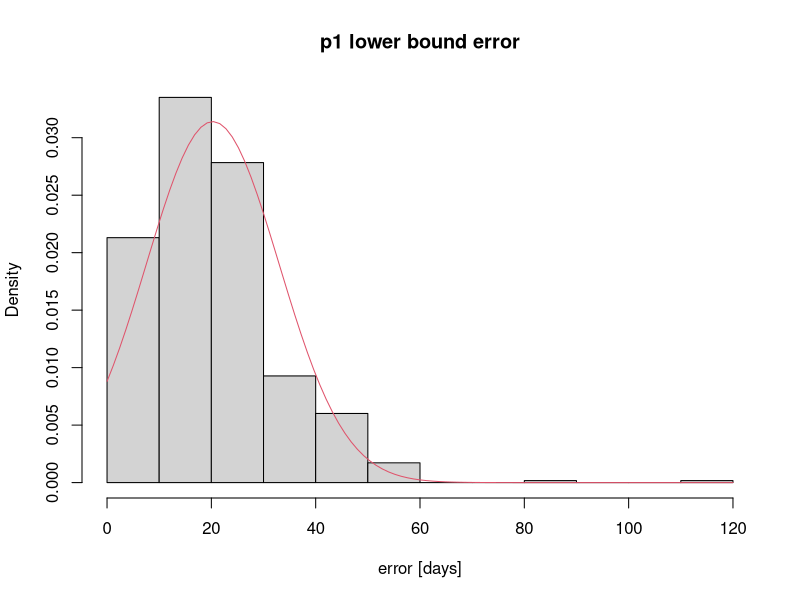
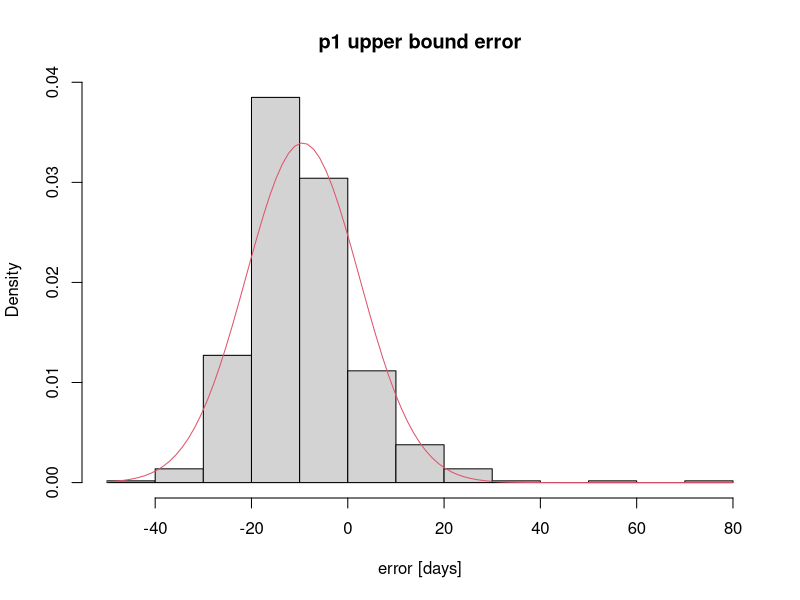
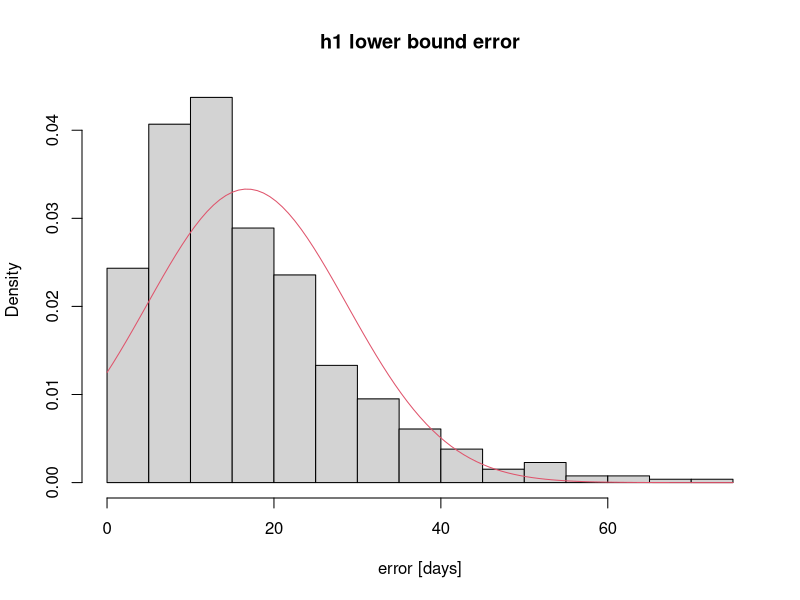
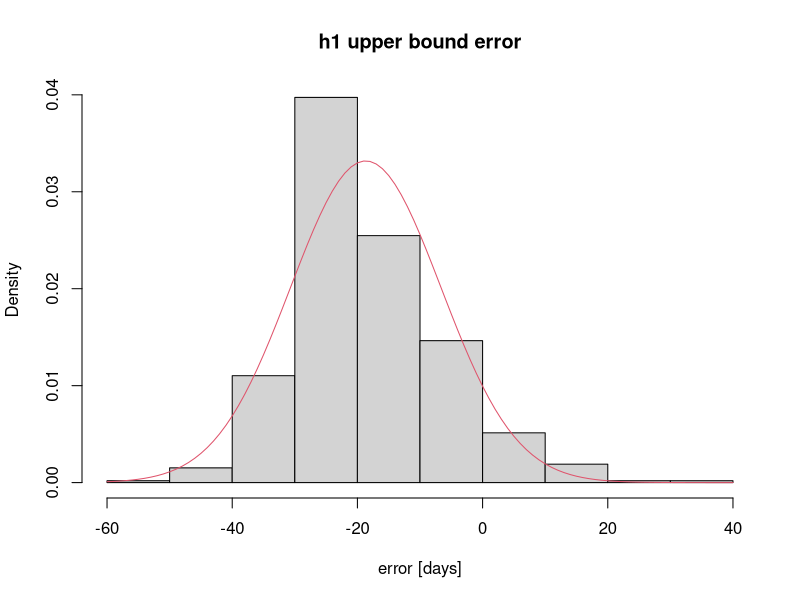
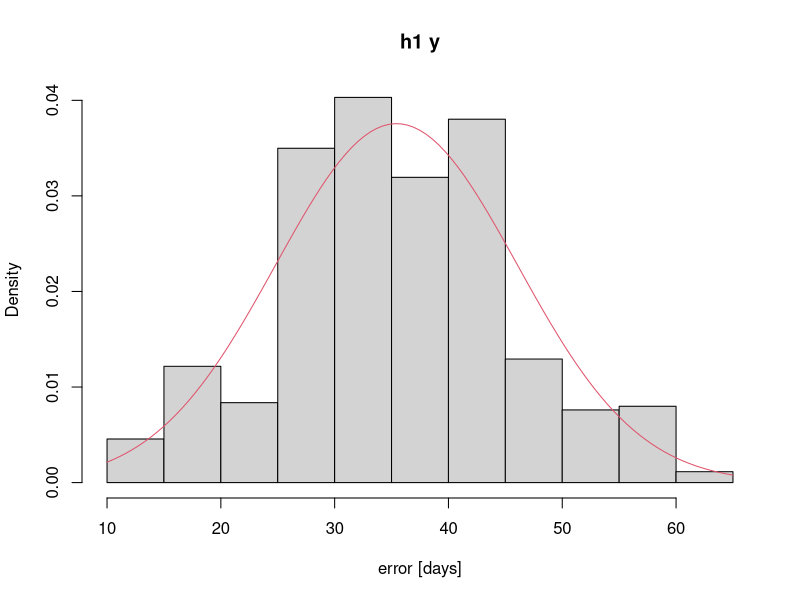
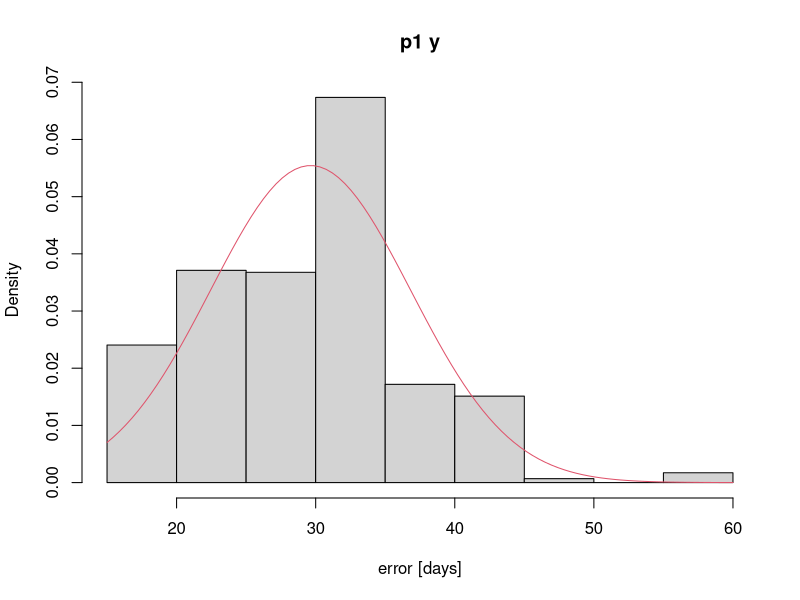
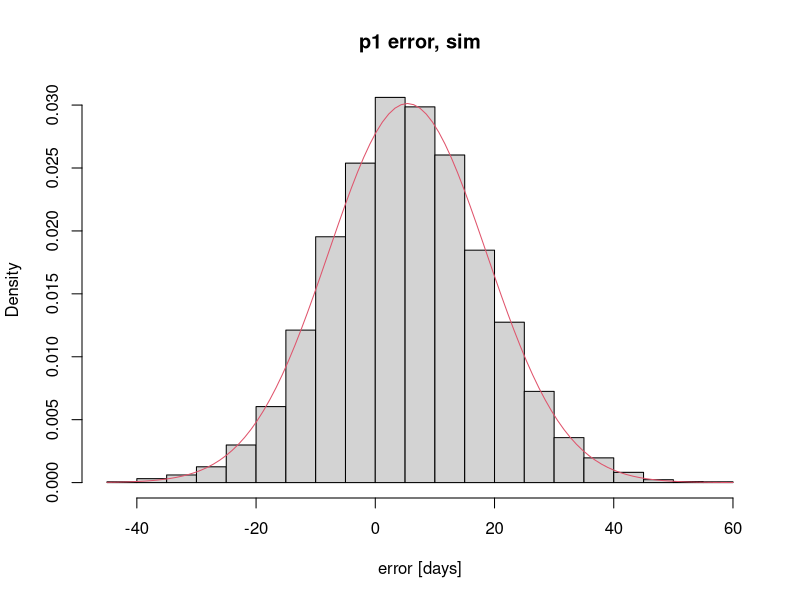
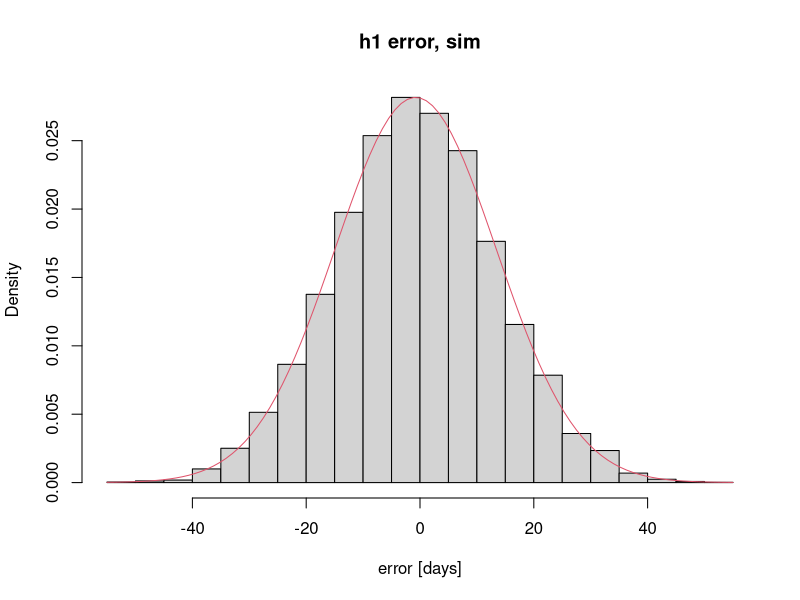

Source code (R) for these figures, in order:
## ---- chunk 1

library(MASS)

p1_errors <- read.csv('p1_error_toBootstrap_v2.csv')
h1_errors <- read.csv('h1_error_toBootstrap_v2.csv')

p1_y <- p1_errors$p1_lowerBoundError - p1_errors$p1_upperBoundError
h1_y <- h1_errors$h1_lowerBoundError - h1_errors$h1_upperBoundError

# fit to normal distribution and plot
fit_p1_lowerBound <- fitdistr(p1_errors$p1_lowerBoundError, "normal")
para_p1_lowerBound <- fit_p1_lowerBound$estimate
hist(p1_errors$p1_lowerBoundError, prob = TRUE, main = "p1 lower bound error", xlab = 'error [days]')
curve(dnorm(x, para_p1_lowerBound[1], para_p1_lowerBound[2]), col = 2, add = TRUE)

fit_p1_upperBound <- fitdistr(p1_errors$p1_upperBoundError, "normal")
para_p1_upperBound <- fit_p1_upperBound$estimate
hist(p1_errors$p1_upperBoundError, prob = TRUE, main = "p1 upper bound error", xlab = 'error [days]')
curve(dnorm(x, para_p1_upperBound[1], para_p1_upperBound[2]), col = 2, add = TRUE)

fit_h1_lowerBound <- fitdistr(h1_errors$h1_lowerBoundError, "normal")
para_h1_lowerBound <- fit_h1_lowerBound$estimate
hist(h1_errors$h1_lowerBoundError, prob = TRUE, main = "h1 lower bound error", xlab = 'error [days]')
curve(dnorm(x, para_h1_lowerBound[1], para_h1_lowerBound[2]), col = 2, add = TRUE)

fit_h1_upperBound <- fitdistr(h1_errors$h1_upperBoundError, "normal")
para_h1_upperBound <- fit_h1_upperBound$estimate
hist(h1_errors$h1_upperBoundError, prob = TRUE, main = "h1 upper bound error", xlab = 'error [days]')
curve(dnorm(x, para_h1_upperBound[1], para_h1_upperBound[2]), col = 2, add = TRUE)

fit_h1_y <- fitdistr(h1_y, "normal")
para_h1_y <- fit_h1_y$estimate
hist(h1_y, prob = TRUE, main = "h1 y", xlab = 'error [days]')
curve(dnorm(x, para_h1_y[1], para_h1_y[2]), col = 2, add = TRUE)

fit_p1_y <- fitdistr(p1_y, "normal")
para_p1_y <- fit_p1_y$estimate
hist(p1_y, prob = TRUE, main = "p1 y", xlab = 'error [days]')
curve(dnorm(x, para_p1_y[1], para_p1_y[2]), col = 2, add = TRUE)

## ---- chunk 2
# let's generate realizations of alpha and beta values
niter <- 10000
a_p1_pred <- numeric(niter)
b_p1_pred <- numeric(niter)
a_h1_pred <- numeric(niter)
b_h1_pred <- numeric(niter)
error_p1_pred <- numeric(niter)
error_h1_pred <- numeric(niter)

for (i in 1:niter){ 
	a_p1_pred[i] <- rnorm(1, mean = para_p1_upperBound['mean'], sd = para_p1_upperBound['sd'])
	b_p1_pred[i] <- rnorm(1, mean = para_p1_lowerBound['mean'], sd = para_p1_lowerBound['sd'])
	a_h1_pred[i] <- rnorm(1, mean = para_h1_upperBound['mean'], sd = para_h1_upperBound['sd'])
	b_h1_pred[i] <- rnorm(1, mean = para_h1_lowerBound['mean'], sd = para_h1_lowerBound['sd'])
}

# let's generate realizations of epsilon values
for (i in 1:niter){ 
  error_p1_pred[i] <- runif(1, min = a_p1_pred[i], max = b_p1_pred[i])
  error_h1_pred[i] <- runif(1, min = a_h1_pred[i], max = b_h1_pred[i])
}

# get rid of NaN values (happens if a > b, in about 5% of cases)
error_p1_pred <- error_p1_pred[!is.na(error_p1_pred)]
error_h1_pred <- error_h1_pred[!is.na(error_h1_pred)]

# then you can evaluate the distribution of error_p1_pred, etc
#error_p1 <- density(error_p1_pred, kernel = c("gaussian"), na.rm = TRUE)

fit_error_p1_pred <- fitdistr(error_p1_pred, "normal")
para_error_p1_pred <- fit_error_p1_pred$estimate
hist(error_p1_pred, prob = TRUE, main = "p1 error, sim", xlab = 'error [days]')
curve(dnorm(x, para_error_p1_pred[1], para_error_p1_pred[2]), col = 2, add = TRUE)

fit_error_h1_pred <- fitdistr(error_h1_pred, "normal")
para_error_h1_pred <- fit_error_h1_pred$estimate
hist(error_h1_pred, prob = TRUE, main = "h1 error, sim", xlab = 'error [days]')
curve(dnorm(x, para_error_h1_pred[1], para_error_h1_pred[2]), col = 2, add = TRUE)

plant_error_mean_sim <- para_error_p1_pred[1]
plant_error_sd_sim <- para_error_p1_pred[2]
harvest_error_mean_sim <- para_error_h1_pred[1]
harvest_error_sd_sim <- para_error_h1_pred[2]

print(paste('plant pixel error', plant_error_mean_sim, '+/-', plant_error_sd_sim))
print(paste('harvest pixel error', harvest_error_mean_sim, '+/-', harvest_error_sd_sim))

## ---- chunk 3
library(fBasics) # for Heaviside fcn
library(dplyr)

# vectors of a and y over which to integrate, and vector of x over which to calculate p(x)
as <- seq(-100, 100, 10)
bs <- seq(-100, 100, 10)
ys <- seq(0.1, 100, 10)
xs <- seq(-100, 100, 10)

# given value of a (upper bound), find p(a)
p_a <- function(a, plant_or_harv) {
  
  if (plant_or_harv == 'plant') {
    fitted_mean <- para_p1_upperBound[1]
    fitted_sd <- para_p1_upperBound[2]
  }
  
  else if (plant_or_harv == 'harvest') {
    fitted_mean <- para_h1_upperBound[1]
    fitted_sd <- para_h1_upperBound[2]
  }
  return(dnorm(a, mean = fitted_mean, sd = fitted_sd))
}

# given value of b (lower bound), find p(b)
p_b <- function(b, plant_or_harv) {
  
  if (plant_or_harv == 'plant') {
    fitted_mean <- para_p1_lowerBound[1]
    fitted_sd <- para_p1_lowerBound[2]
  }
  
  else if (plant_or_harv == 'harvest') {
    fitted_mean <- para_h1_lowerBound[1]
    fitted_sd <- para_h1_lowerBound[2]
  }
  return(dnorm(b, mean = fitted_mean, sd = fitted_sd))
}

# given value of y (b - a or lower bound - upper bound), find p(y)
p_y <- function(y, plant_or_harv) {
  
  if (plant_or_harv == 'plant') {
    fitted_mean <- para_p1_y[1]
    fitted_sd <- para_p1_y[2]
  }
  
  else if (plant_or_harv == 'harvest') {
    fitted_mean <- para_h1_y[1]
    fitted_sd <- para_h1_y[2]
  }
  return(dnorm(y, mean = fitted_mean, sd = fitted_sd))
}

# given value of x, return the value of the double integral
calc_integral <- function(x, plant_or_harv, as, ys) {
  
  # initialize matrix to hold the argument of the integrals
  num_as <- length(as)
  num_ys <- length(ys)
  result_matrix <- matrix(nrow = num_as, ncol = num_ys)
  
  for (a_index in 1:num_as) {
    for (y_index in 1:num_ys) {
      
      a <- as[a_index]
      y <- ys[y_index]
      
      prob_a <- p_a(a, plant_or_harv)
      prob_y <- p_y(y, plant_or_harv)
      
      H_a <- Heaviside(x, a = a)
      H_b <- Heaviside(x, a = (y + a))
      result <- prob_a*prob_y*(H_a - H_b)/y
      
      result_matrix[a_index, y_index] <- result
      
    }
  }
  
  return(sum(result_matrix))
}



# calculate p(x) - use either calc_integral or calc_integral_2
#prob_x_plant <- sapply(xs, calc_integral_2, plant_or_harv = 'plant', as = as, bs = bs)
#prob_x_harv <- sapply(xs, calc_integral_2, plant_or_harv = 'harvest', as = as, bs = bs)

prob_x_plant <- sapply(xs, calc_integral, plant_or_harv = 'plant', as = as, ys = ys)
prob_x_harv <- sapply(xs, calc_integral, plant_or_harv = 'harvest', as = as, ys = ys)


# fit p(x) to its own distribution (mean and sd) using nls()


plant_error_data <- data.frame(error=xs, density=prob_x_plant)
res <- nls( density ~ k*exp(-1/2*(error-mu)^2/sigma^2), start=c(mu=0,sigma=30,k=1) , data = plant_error_data,  control = nls.control(maxiter = 500))
plant_error_params <- summary(res)$parameters[,"Estimate"]
plant_error_mean_fullCalc <- plant_error_params[1]
plant_error_sd_fullCalc <- plant_error_params[2]
plant_error_scale_fullCalc <- plant_error_params[3]
plot(xs, prob_x_plant, main = 'p(error) for planting, fullCalc', xlab = 'error', ylab = 'density')
plot(function(x) plant_error_scale_fullCalc*exp(-1/2*(x-plant_error_mean_fullCalc)^2/plant_error_sd_fullCalc^2),col=2,add=T,xlim=range(plant_error_data$error))



harvest_error_data <- data.frame(error=xs, density=prob_x_harv)
res <- nls( density ~ k*exp(-1/2*(error-mu)^2/sigma^2), start=c(mu=0,sigma=30,k=1) , data = harvest_error_data,  control = nls.control(maxiter = 500))
harvest_error_params <- summary(res)$parameters[,"Estimate"]
harvest_error_mean_fullCalc <- harvest_error_params[1]
harvest_error_sd_fullCalc <- harvest_error_params[2]
harvest_error_scale_fullCalc <- harvest_error_params[3]
plot(xs, prob_x_harv, main = 'p(error) for harvest, fullCalc', xlab = 'error', ylab = 'density')
plot(function(x) harvest_error_scale_fullCalc*exp(-1/2*(x-harvest_error_mean_fullCalc)^2/harvest_error_sd_fullCalc^2),col=2,add=T,xlim=range(plant_error_data$error))

print(c('plant error mean', plant_error_mean_fullCalc))
print(c('plant error sd', plant_error_sd_fullCalc))

print(c('harvest error mean', harvest_error_mean_fullCalc))
print(c('harvest error sd', harvest_error_sd_fullCalc))

## ---- chunk 4

# set up 50km x 50km cells, initialize with 10,000 'pixels'

prop_agri = 0.09 # proportion of the cell that is agriculture. in 2004, it was 0.07; in 2014, it was 0.11. calculated by GEE file LandCover/MapbiomasAgriCover

prop_SC = 15410/(15410 + 71581 + 3636) # proportion of training pts that are SC in 2007
prop_DC = 71581/(15410 + 71581 + 3636) # proportion of training pts that are DC in 2007
prop_nonsoy = 3636/(15410 + 71581 + 3636) # proportion of training pts that are nonsoy in 2007

total_pixels = 50000*50000/(500*500) # total number of 500m pixels in 50km cell

# calculate the number of each 
agri_pixels = total_pixels*prop_agri
SC_pixels = round(total_pixels*prop_agri*prop_SC)
DC_pixels = round(total_pixels*prop_agri*prop_DC)
nonsoy_pixels = round(total_pixels*prop_agri*prop_nonsoy)

# actual case (this is 'known' based on the ladn cover dataset)
actual_case = c(rep(0, SC_pixels), rep(1, DC_pixels), rep(2, nonsoy_pixels))

# generate a classified case

# start by calculating the indices of the falsely classified pixels, this can be used to index actual_case
wrong_SC <- sample(1:SC_pixels, 0.41*SC_pixels, replace=F)
wrong_DC <- sample((SC_pixels+1):(SC_pixels + DC_pixels), 0.14*DC_pixels, replace=F)
wrong_nonsoy <- sample((SC_pixels+DC_pixels+1):length(actual_case), 0.34*nonsoy_pixels, replace=F)

# calculate proportion of wrongly calculated pixels that are 'actually' which class
frac_wrong_SC_actual_DC = 301/(301+9)
frac_wrong_DC_actual_SC = 548/(548 + 128)
frac_wrong_nonsoy_actual_SC = 3/(3 + 53)

# of the falsely classified pixels, calculate the indices of the 'actual' classes
wrong_SC_actual_DC = sample(wrong_SC, frac_wrong_SC_actual_DC*length(wrong_SC), replace=F)
wrong_SC_actual_nonsoy = unique(wrong_SC[! wrong_SC %in%  wrong_SC_actual_DC])
wrong_DC_actual_SC = sample(wrong_DC, frac_wrong_DC_actual_SC*length(wrong_DC), replace = F)
wrong_DC_actual_nonsoy = unique(wrong_DC[! wrong_DC %in%  wrong_DC_actual_SC])
wrong_nonsoy_actual_SC = sample(wrong_nonsoy, frac_wrong_nonsoy_actual_SC*length(wrong_nonsoy), replace = F)
wrong_nonsoy_actual_DC = unique(wrong_nonsoy[! wrong_nonsoy %in%  wrong_nonsoy_actual_SC])

# for above, generate Two nested random choices: randomly choose the pixels whose land cover is 'falsely classified'; proportion is 100 - 59 % for SC (301/total wrongly predicted SC pts become DC; 9/total wrongly predicted SC pts become nonsoy agri); 100 - 86 % of DC must change (548/total wrongly predicted DC pts becomes SC, 128/total wrongly predicted DC pts becomes nonsoy agri); 100 - 66% of nonsoy agri must change (3/total wrongly predicted nonsoy pts becomes SC; 53/total wrongly predicted nonsoy pts becomes DC). total DC pts comes from confusion matrix.

# create one 'predicted/erroneous' set of pixels
classified_case <- actual_case # start with classified case = actual case, then replace the erroneous pixels


classified_case[wrong_SC_actual_DC] <- 1
classified_case[wrong_SC_actual_nonsoy] <- 2
classified_case[wrong_DC_actual_SC] <- 0
classified_case[wrong_DC_actual_nonsoy] <- 2
classified_case[wrong_nonsoy_actual_SC] <- 0
classified_case[wrong_nonsoy_actual_DC] <- 1


## ---- chunk 5


set.seed(124)

# given a land cover and plant/harvest, randomly generate planting and harvest pixel-level errors and take the median to simulate the error at 50km scale
calc_median_date <- function(agri_pixels, land_cover, plant_or_harv, plant_error_mean, plant_error_sd, harvest_error_mean, harvest_error_sd) {
  if (plant_or_harv == 'plant') {
    error_mean <- plant_error_mean
    error_sd <- plant_error_sd
  }
  
  else if (plant_or_harv == 'harvest') {
    error_mean <- harvest_error_mean
    error_sd <- harvest_error_sd
  }
  
  pixel_errors <- rnorm(agri_pixels, error_mean, error_sd)
  SC_median_error <- pixel_errors[land_cover == 0] %>% median
  DC_median_error <- pixel_errors[land_cover == 1] %>% median
  soy_median_error <- pixel_errors[land_cover <= 1] %>% median
  
  median_errors <- c(SC_median_error, DC_median_error, soy_median_error)
  names(median_errors) <- c('SC', 'DC', 'soy')
  
  return(median_errors)
}

# given the number of sims to do, calculate median timing for actual and classified land covers

calc_land_cover_error <- function(nsims, agri_pixels, actual_case, classified_case, plant_or_harv, plant_error_mean, plant_error_sd, harvest_error_mean, harvest_error_sd) {
  SC_diffs <- numeric(nsims)
  DC_diffs <- numeric(nsims)
  soy_diffs <- numeric(nsims)
  
  for (sim in 1:nsims) {
    actual_medians <- calc_median_date(agri_pixels, actual_case, plant_or_harv, plant_error_mean, plant_error_sd, harvest_error_mean, harvest_error_sd)
    classified_medians <- calc_median_date(agri_pixels, classified_case, plant_or_harv, plant_error_mean, plant_error_sd, harvest_error_mean, harvest_error_sd)
    
    SC_diffs[sim] <- actual_medians['SC'] - classified_medians['SC']
    DC_diffs[sim] <- actual_medians['DC'] - classified_medians['DC']
    soy_diffs[sim] <- actual_medians['soy'] - classified_medians['soy']
  }
  
  diffs <- data.frame(SC = SC_diffs, DC = DC_diffs, soy = soy_diffs)
  
  return(diffs)
}

# calculate difference in median dates between the two cases
harvest_lc_error_fullCalc <- calc_land_cover_error(500, agri_pixels, actual_case, classified_case, 'harvest', plant_error_mean_fullCalc, plant_error_sd_fullCalc, harvest_error_mean_fullCalc, harvest_error_sd_fullCalc)

plant_lc_error_fullCalc <- calc_land_cover_error(500, agri_pixels, actual_case, classified_case, 'plant', plant_error_mean_fullCalc, plant_error_sd_fullCalc, harvest_error_mean_fullCalc, harvest_error_sd_fullCalc)

harvest_lc_error_sim <- calc_land_cover_error(500, agri_pixels, actual_case, classified_case, 'harvest', plant_error_mean_sim, plant_error_sd_sim, harvest_error_mean_sim, harvest_error_sd_sim)

plant_lc_error_sim <- calc_land_cover_error(500, agri_pixels, actual_case, classified_case, 'plant', plant_error_mean_sim, plant_error_sd_sim, harvest_error_mean_sim, harvest_error_sd_sim)

hist(plant_lc_error_fullCalc$SC, main = 'SC plant lc error fullCalc')
hist(plant_lc_error_fullCalc$DC, main = 'DC plant lc error fullCalc')
hist(plant_lc_error_fullCalc$soy, main = 'soy plant lc error fullCalc')

hist(harvest_lc_error_fullCalc$SC, main = 'SC harvest lc error fullCalc')
hist(harvest_lc_error_fullCalc$DC, main = 'DC harvest lc error fullCalc')
hist(harvest_lc_error_fullCalc$soy, main = 'soy harvest lc error fullCalc')

hist(plant_lc_error_sim$SC, main = 'SC plant lc error sim')
hist(plant_lc_error_sim$DC, main = 'DC plant lc error sim')
hist(plant_lc_error_sim$soy, main = 'soy plant lc error sim')

hist(harvest_lc_error_sim$SC, main = 'SC harvest lc error sim')
hist(harvest_lc_error_sim$DC, main = 'DC harvest lc error sim')
hist(harvest_lc_error_sim$soy, main = 'soy harvest lc error sim')

# find mean and sd of land cover error
plant_lc_error_SC_mean_fullCalc <- max(mean(plant_lc_error_fullCalc$SC), 0)
plant_lc_error_DC_mean_fullCalc <- max(mean(plant_lc_error_fullCalc$DC), 0)
plant_lc_error_soy_mean_fullCalc <- max(mean(plant_lc_error_fullCalc$soy), 0)

plant_lc_error_SC_sd_fullCalc <- sd(plant_lc_error_fullCalc$SC)
plant_lc_error_DC_sd_fullCalc <- sd(plant_lc_error_fullCalc$DC)
plant_lc_error_soy_sd_fullCalc <- sd(plant_lc_error_fullCalc$soy)

harvest_lc_error_SC_mean_fullCalc <- max(mean(harvest_lc_error_fullCalc$SC), 0)
harvest_lc_error_DC_mean_fullCalc <- max(mean(harvest_lc_error_fullCalc$DC), 0)
harvest_lc_error_soy_mean_fullCalc <- max(mean(harvest_lc_error_fullCalc$soy), 0)

harvest_lc_error_SC_sd_fullCalc <- sd(harvest_lc_error_fullCalc$SC)
harvest_lc_error_DC_sd_fullCalc <- sd(harvest_lc_error_fullCalc$DC)
harvest_lc_error_soy_sd_fullCalc <- sd(harvest_lc_error_fullCalc$soy)

plant_lc_error_SC_mean_sim <- max(mean(plant_lc_error_sim$SC), 0)
plant_lc_error_DC_mean_sim <- max(mean(plant_lc_error_sim$DC), 0)
plant_lc_error_soy_mean_sim <- max(mean(plant_lc_error_sim$soy), 0)

plant_lc_error_SC_sd_sim <- sd(plant_lc_error_sim$SC)
plant_lc_error_DC_sd_sim <- sd(plant_lc_error_sim$DC)
plant_lc_error_soy_sd_sim <- sd(plant_lc_error_sim$soy)

harvest_lc_error_SC_mean_sim <- max(mean(harvest_lc_error_sim$SC), 0)
harvest_lc_error_DC_mean_sim <- max(mean(harvest_lc_error_sim$DC), 0)
harvest_lc_error_soy_mean_sim <- max(mean(harvest_lc_error_sim$soy), 0)

harvest_lc_error_SC_sd_sim <- sd(harvest_lc_error_sim$SC)
harvest_lc_error_DC_sd_sim <- sd(harvest_lc_error_sim$DC)
harvest_lc_error_soy_sd_sim <- sd(harvest_lc_error_sim$soy)
## ---- chunk 6

print_total_errors <- function(pixel_plant_mean, pixel_plant_sd, pixel_harvest_mean, pixel_harvest_sd,
                               lc_plant_SC_mean, lc_plant_DC_mean, lc_plant_soy_mean,
                               lc_plant_SC_sd, lc_plant_DC_sd, lc_plant_soy_sd,
                               lc_harvest_SC_mean, lc_harvest_DC_mean, lc_harvest_soy_mean,
                               lc_harvest_SC_sd, lc_harvest_DC_sd, lc_harvest_soy_sd,
                               typeOfCalc) {
  
  total_plant_SC_error_mean <- pixel_plant_mean + lc_plant_SC_mean
  total_plant_DC_error_mean <- pixel_plant_mean + lc_plant_DC_mean
  total_plant_soy_error_mean <- pixel_plant_mean + lc_plant_soy_mean
  
  total_plant_SC_error_sd <- pixel_plant_sd + lc_plant_SC_sd
  total_plant_DC_error_sd <- pixel_plant_sd + lc_plant_DC_sd
  total_plant_soy_error_sd <- pixel_plant_sd + lc_plant_soy_sd
  
  total_harvest_SC_error_mean <- pixel_harvest_mean + lc_harvest_SC_mean
  total_harvest_DC_error_mean <- pixel_harvest_mean + lc_harvest_DC_mean
  total_harvest_soy_error_mean <- pixel_harvest_mean + lc_harvest_soy_mean
  
  total_harvest_SC_error_sd <- pixel_harvest_sd + lc_harvest_SC_sd
  total_harvest_DC_error_sd <- pixel_harvest_sd + lc_harvest_DC_sd
  total_harvest_soy_error_sd <- pixel_harvest_sd + lc_harvest_soy_sd
  
  # print out the errors
  print(typeOfCalc)
  print(paste(typeOfCalc, 'plant SC error:', total_plant_SC_error_mean, '+/-', total_plant_SC_error_sd, 'days'))
  print(paste(typeOfCalc, 'harvest SC error:', total_harvest_SC_error_mean, '+/-', total_harvest_SC_error_sd, 'days'))
  
  print(paste(typeOfCalc, 'plant DC error:', total_plant_DC_error_mean, '+/-', total_plant_DC_error_sd, 'days'))
  print(paste(typeOfCalc, 'harvest DC error:', total_harvest_DC_error_mean, '+/-', total_harvest_DC_error_sd, 'days'))
  
  print(paste(typeOfCalc, 'plant soy error:', total_plant_soy_error_mean, '+/-', total_plant_soy_error_sd, 'days'))
  print(paste(typeOfCalc, 'harvest soy error:', total_harvest_soy_error_mean, '+/-', total_harvest_soy_error_sd, 'days'))
}

print_total_errors(plant_error_mean_fullCalc, plant_error_sd_fullCalc, harvest_error_mean_fullCalc, harvest_error_sd_fullCalc,
                   plant_lc_error_SC_mean_fullCalc, plant_lc_error_DC_mean_fullCalc, plant_lc_error_soy_mean_fullCalc,
                   plant_lc_error_SC_sd_fullCalc, plant_lc_error_DC_sd_fullCalc, plant_lc_error_soy_sd_fullCalc,
                   harvest_lc_error_SC_mean_fullCalc, harvest_lc_error_DC_mean_fullCalc, harvest_lc_error_soy_mean_fullCalc,
                   harvest_lc_error_SC_sd_fullCalc, harvest_lc_error_DC_sd_fullCalc, harvest_lc_error_soy_sd_fullCalc,
                   "fullCalc")

print_total_errors(plant_error_mean_sim, plant_error_sd_sim, harvest_error_mean_sim, harvest_error_sd_sim,
                   plant_lc_error_SC_mean_sim, plant_lc_error_DC_mean_sim, plant_lc_error_soy_mean_sim,
                   plant_lc_error_SC_sd_sim, plant_lc_error_DC_sd_sim, plant_lc_error_soy_sd_sim,
                   harvest_lc_error_SC_mean_sim, harvest_lc_error_DC_mean_sim, harvest_lc_error_soy_mean_sim,
                   harvest_lc_error_SC_sd_sim, harvest_lc_error_DC_sd_sim, harvest_lc_error_soy_sd_sim,
                   "sim")
## ---- chunk 7
# given value of x, return the value of the double integral. DOESN'T GIVE A RESULT THAT'S FITTABLE WITH NLS()
calc_integral_2 <- function(x, plant_or_harv, as, bs) {
  
  # initialize matrix to hold the argument of the integrals
  num_as <- length(as)
  num_bs <- length(bs)
  result_matrix <- matrix(nrow = num_as, ncol = num_bs)
  
  for (a_index in 1:num_as) {
    for (b_index in 1:num_bs) {
      
      a <- as[a_index]
      b <- bs[b_index]
      
      prob_a <- p_a(a, plant_or_harv)
      prob_b <- p_b(b, plant_or_harv)
      
      H_a <- Heaviside(x, a = a)
      H_b <- Heaviside(x, a = b)
      result <- prob_a*prob_b*(H_a - H_b)/(b - a)
      
      result_matrix[a_index, b_index] <- result
      
    }
  }
  
  return(sum(result_matrix))
}
